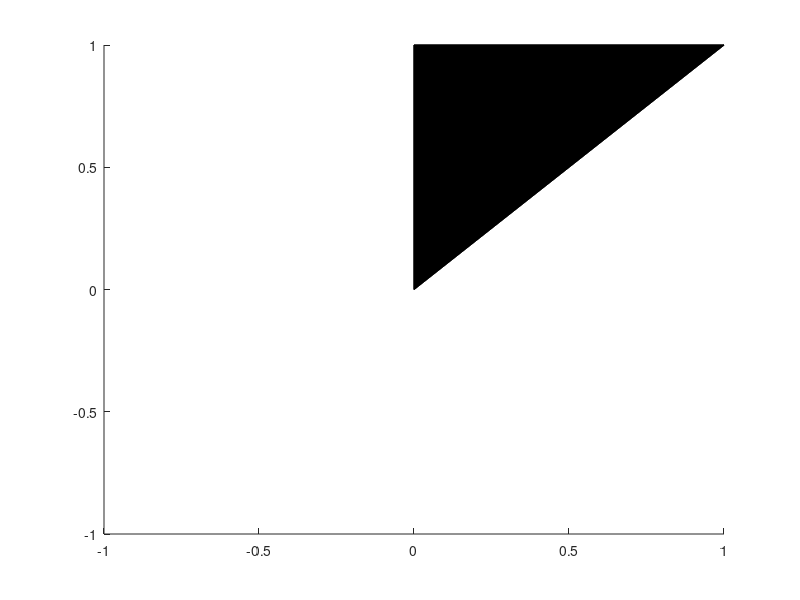

MATLAB code for this plot: (Note: this script raises an error after producing the figure.)
%% loop over depth and dip...one at a time...
close all
Ndep = 31;decdep = 1;Ndip = 21; decdip = 1;
patch1 = patch;
%{
patch1(1).wid = 20000;
patch1(2).wid = 20000;
patch1(3).wid = 20000;
patch1(4).wid = 20000;
patch1(5).wid = 20000;

patch1(1).dip = 123;
patch1(2).dip = 105;
patch1(3).dip = 91;
patch1(4).dip = 91;
patch1(5).dip = 95;
%}
N = length(patch);

%%

for i = 1:1:N
%% depth
%{
p = patch1;
pctdep = [];
%widset = patch1(i).wid + sign([1:Ndep]-round(Ndep/2)).*exp(abs([1:Ndep]-round(Ndep/2))/3.5)*1e3;
zset = patch(i).z + sign([1:Ndep]-round(Ndep/2)).*(exp(abs([1:Ndep]-round(Ndep/2))/3.5)-1)*200;%1000*([1:Ndep]-round(Ndep/2));
%zset(zset>0) = [];
%sset = patch(i).strike + sign([1:Ndip]-round(Ndip/2)).*(exp(abs([1:Ndip]-round(Ndip/2))/4.5)-1);

for dj = 1:1:length(zset)
    p(i).z = zset(dj);
    %p(i).strike = sset(dj);
    
    XSS=[]; YSS=[]; ZSS=[]; XBB=[]; YBB=[]; ZBB=[]; LLL=[]; WWW=[]; DIPP=[]; STRIKEE=[]; num_gridD=[];
    %figure
    for j = 1:1:num_sorc
        [xs,ys,zs,xb,yb,zb,ll,ww] = generate_grid(1, p(j), dw, dl, inc, 0);
        XSS = [XSS; xs];
        YSS = [YSS; ys];
        ZSS = [ZSS; zs];
        XBB = [XBB; xb];
        YBB = [YBB; yb];
        ZBB = [ZBB; zb];
        LLL = [LLL; ll];
        WWW = [WWW; ww];
        DIPP = [DIPP; zeros(size(xs))+patch(j).dip];
        STRIKEE = [STRIKEE; zeros(size(xs))+patch(j).strike];
        num_gridD = [num_gridD; length(xs)];
    end
    clear xs ys zs xb yb zb ll ww
    %write_inv('test.inv',XSS,YSS,ZSS,LLL,WWW,DIPP,STRIKEE,0,0,0,num_gridD);
    
    GreenPP = []; GreenAA = []; GreenGG = []; GreenOO = [];
    if num_des+num_asc ~= 0
        GreenPP = generate_green_p(XSS,YSS,ZSS,LLL,WWW,DIPP,STRIKEE,xP,yP,tpP,look,nu,fault_type);
    end
    if num_azi ~= 0
        GreenAA = generate_green_a(XSS,YSS,ZSS,LLL,WWW,DIPP,STRIKEE,xA,yA,tpA,phi,nu,fault_type,dat_az);
    end
    if num_gps ~= 0
        GreenGG = generate_green_g(XSS,YSS,ZSS,LLL,WWW,DIPP,STRIKEE,xG,yG,tpG,nu,fault_type,gps_type,dat_gps);
    end
    if num_gov ~= 0
        %[xOO,yOO,dOO,azOO,tpOO,sOO,dat_gov] = proj_gov2trace(patch,xO,yO,dO,azO,tpO,sO,dat_gov,300,800);
        GreenOO = generate_green_o(XSS,YSS,ZSS,LLL,WWW,DIPP,STRIKEE,xOO,yOO,azOO,tpOO,nu,fault_type);
    end
    Greenss = [GreenPP;GreenAA;GreenGG;GreenOO];
    
    SmoothH = Smooth;
    lbb = lb;
    ubb = ub;
    %{
    if SF ~= 0
        SmoothH = generate_smoothness(XSS,YSS,ZSS,LLL,WWW,STRIKEE,num_gridD,fault_type,SDF,SSEG,SID,SSID,0);
    end
    %}
    rmpp = [];
    if RMP == 1
        rmpp = generate_green_ramp(xP,yP,xA,yA,dat_ph,dat_az,dat_gps,dat_gov,100); 
    end
    
    Green_all3 = [Greenss rmpp; SmoothH/mean(max(SmoothH,[],2))*SF/size(SmoothH,1) zeros(size(SmoothH,1),size(rmpp,2))];
    for j = 1:1:length(W)
        Green_all3(j,:) = Green_all3(j,:)*W(j);
    end
    D_all3 = [W.*D; zeros(size(Green_all3,1)-size(D,1),1)];

    %{
    lbb = zeros(size(Green_all3,2),1)-PMAX;
    ubb = zeros(size(Green_all3,2),1)+PMAX;
    if PSC > 0
        lbb(1:sum(fault_type):end-size(rmp,2)) = 0;
    elseif PSC < 0
        ubb(1:sum(fault_type):end-size(rmp,2)) = 0;
    end
    if PDC > 0
        lbb(2:sum(fault_type):end-size(rmp,2)) = 0;
    elseif PDC < 0
        ubb(2:sum(fault_type):end-size(rmp,2)) = 0;
    end
    %}
    
    [U,resnorm,residual,exitflag] = lsqlin(Green_all3,D_all3,[],[],[],[],lbb,ubb);
    rmp3 = rmpp;
    Urmp3 = U(end-size(rmp3,2)+1:end);
    D_all3 = [W.*(D-rmp3*Urmp3); zeros(size(Green_all3,1)-size(D,1),1)];
    rmpp = generate_green_ramp(xP,yP,xA,yA,dat_ph,dat_az,dat_gps,dat_gov,1e6);
    Green_all3 = [Greenss rmpp; SmoothH/mean(max(SmoothH,[],2))*SF/size(SmoothH,1) zeros(size(SmoothH,1),size(rmpp,2))];
    for j = 1:1:length(W)
        Green_all3(j,:) = Green_all3(j,:)*W(j);
    end
    [U,resnorm,residual,exitflag] = lsqlin(Green_all3,D_all3,[],[],[],[],lbb,ubb);
    
    Urmp = U(end-size(rmp,2)+1:end);
    Us = U(1:2:end-size(rmp,2));
    Ud = U(2:2:end-size(rmp,2));
    %write_inv('test.inv',XSS,YSS,ZSS,LLL,WWW,DIPP,STRIKEE,Us,Ud,0,num_gridD);
    m = 2/3*log10(mu*(sqrt(sum(Us/100.*LL.*WW)^2+sum(Ud/100.*LL.*WW)^2)))-6.07;
    disp([num2str(dj),' Mw is ', num2str(m)]);
    
    ms = ([Greenss rmpp]*U-(D-rmp3*Urmp3)).^2;
    ms0 = D.^2;
    
    num_dat = [0;sum(dat_ph); sum(dat_az); sum(dat_gps); sum(dat_gov)];
    for j = 1:1:length(num_dat)-1
        if num_dat(j+1)~=0
            ms_i(j) = sum(ms(sum(num_dat(1:j))+1:sum(num_dat(1:j+1))));
            ms0_i(j) = sum(ms0(sum(num_dat(1:j))+1:sum(num_dat(1:j+1))));
            rms4(dj,j) = sqrt(sum(ms(sum(num_dat(1:j))+1:sum(num_dat(1:j+1))))/num_dat(j+1));
        else
            ms_i(j) = -1;
            ms0_i(j) = -1;
            rms4(dj,j) = -1;
        end
    end
    pctdep(dj,:) = 100*(ms0_i-ms_i)./ms0_i;
end

widset = zset;
%widset = sset;
figure
subplot(1,2,1)
plot(widset,pctdep(:,1),'b-x'), hold on,grid on
plot(widset,pctdep(:,2),'r-x')
plot(widset,pctdep(:,3),'m-x')
plot(widset,pctdep(:,4),'g-x')
plot(widset,sum(pctdep'/4),'k-o')
plot(widset,pctdep*[PW; AW; GW; OW],'k-x')

subplot(1,2,2)
plot(widset,rms4(:,1),'b-x'), hold on,grid on
plot(widset,rms4(:,2),'r-x')
plot(widset,rms4(:,3),'m-x')
plot(widset,rms4(:,4),'g-x')
plot(widset,sum(rms4'/4),'k-o')
plot(widset,rms4*[PW; AW; GW; OW],'k-x')
%}
%% dip
p = patch1;
pctdip = [];
dipset = patch1(i).dip + sign([1:Ndip]-round(Ndip/2)).*(exp(abs([1:Ndip]-round(Ndip/2))/3.5)-1);
for dipj = 1:1:Ndip
    p(i).dip = dipset(dipj);
    if p(i).dip == 90
        p(i).dip = 89.9;
    end
    
    XSS=[]; YSS=[]; ZSS=[]; XBB=[]; YBB=[]; ZBB=[]; LLL=[]; WWW=[]; DIPP=[]; STRIKEE=[]; num_gridD=[];
    %figure
    for j = 1:1:num_sorc
        [xs,ys,zs,xb,yb,zb,ll,ww] = generate_grid(1, p(j), dw, dl, inc, 0);
        XSS = [XSS; xs];
        YSS = [YSS; ys];
        ZSS = [ZSS; zs];
        XBB = [XBB; xb];
        YBB = [YBB; yb];
        ZBB = [ZBB; zb];
        LLL = [LLL; ll];
        WWW = [WWW; ww];
        DIPP = [DIPP; zeros(size(xs))+patch(j).dip];
        STRIKEE = [STRIKEE; zeros(size(xs))+patch(j).strike];
        num_gridD = [num_gridD; length(xs)];
    end
    clear xs ys zs xb yb zb ll ww
    
    GreenPP = []; GreenAA = []; GreenGG = []; GreenOO = [];
    if num_des+num_asc ~= 0
        GreenPP = generate_green_p(XSS,YSS,ZSS,LLL,WWW,DIPP,STRIKEE,xP,yP,tpP,look,nu,fault_type);
    end
    if num_azi ~= 0
        GreenAA = generate_green_a(XSS,YSS,ZSS,LLL,WWW,DIPP,STRIKEE,xA,yA,tpA,phi,nu,fault_type,dat_az);
    end
    if num_gps ~= 0
        GreenGG = generate_green_g(XSS,YSS,ZSS,LLL,WWW,DIPP,STRIKEE,xG,yG,tpG,nu,fault_type,gps_type,dat_gps);
    end
    if num_gov ~= 0
        %[xOO,yOO,dOO,azOO,tpOO,sOO,dat_gov] = proj_gov2trace(patch,xO,yO,dO,azO,tpO,sO,dat_gov,300,800);
        GreenOO = generate_green_o(XSS,YSS,ZSS,LLL,WWW,DIPP,STRIKEE,xOO,yOO,azOO,tpOO,nu,fault_type);
    end
    Greenss = [GreenPP;GreenAA;GreenGG;GreenOO];
    
    SmoothH = Smooth;
    %{
    SmoothH = [];
    if SF ~= 0
        SmoothH = generate_smoothness(XSS,YSS,ZSS,LLL,WWW,STRIKEE,num_gridD,fault_type,SDF,SSEG,SID,SSID,0);
    end
    %}
    rmpp = [];
    if RMP == 1
        rmpp = generate_green_ramp(xP,yP,xA,yA,dat_ph,dat_az,dat_gps,dat_gov,100); 
    end
    
    Green_all3 = [Greenss rmpp; SmoothH/mean(max(SmoothH,[],2))*SF/size(SmoothH,1) zeros(size(SmoothH,1),size(rmpp,2))];
    for j = 1:1:length(W)
        Green_all3(j,:) = Green_all3(j,:)*W(j);
    end
    D_all3 = [W.*D; zeros(size(Green_all3,1)-size(D,1),1)];
    
    lbb = zeros(size(Green_all3,2),1)-PMAX;
    ubb = zeros(size(Green_all3,2),1)+PMAX;
    if PSC > 0
        lbb(1:sum(fault_type):end-size(rmp,2)) = 0;
    elseif PSC < 0
        ubb(1:sum(fault_type):end-size(rmp,2)) = 0;
    end
    if PDC > 0
        lbb(2:sum(fault_type):end-size(rmp,2)) = 0;
    elseif PDC < 0
        ubb(2:sum(fault_type):end-size(rmp,2)) = 0;
    end
    
    [U,~,~,~] = lsqlin(Green_all3,D_all3,[],[],[],[],lbb,ubb);
    rmp3 = rmpp;
    Urmp3 = U(end-size(rmp3,2)+1:end);
    D_all3 = [W.*(D-rmp3*Urmp3); zeros(size(Green_all3,1)-size(D,1),1)];
    rmpp = generate_green_ramp(xP,yP,xA,yA,dat_ph,dat_az,dat_gps,dat_gov,1e6);
    Green_all3 = [Greenss rmpp; SmoothH/mean(max(SmoothH,[],2))*SF/size(SmoothH,1) zeros(size(SmoothH,1),size(rmpp,2))];
    for j = 1:1:length(W)
        Green_all3(j,:) = Green_all3(j,:)*W(j);
    end
    [U,resnorm,residual,exitflag] = lsqlin(Green_all3,D_all3,[],[],[],[],lbb,ubb);
    
    Urmp = U(end-size(rmp,2)+1:end);
    Us = U(1:2:end-size(rmp,2));
    Ud = U(2:2:end-size(rmp,2));
    %write_inv('test.inv',XSS,YSS,ZSS,LLL,WWW,DIPP,STRIKEE,Us,Ud,0,num_gridD);
    m = 2/3*log10(mu*(sqrt(sum(Us/100.*LL.*WW)^2+sum(Ud/100.*LL.*WW)^2)))-6.07;
    disp([num2str(dipj),' Mw is ', num2str(m)]);
    
    ms = ([Greenss rmpp]*U-(D-rmp3*Urmp3)).^2;
    ms0 = D.^2;
    
    num_dat = [0;sum(dat_ph); sum(dat_az); sum(dat_gps); sum(dat_gov)];
    for j = 1:1:length(num_dat)-1
        if num_dat(j+1)~=0
            ms_i(j) = sum(ms(sum(num_dat(1:j))+1:sum(num_dat(1:j+1))));
            ms0_i(j) = sum(ms0(sum(num_dat(1:j))+1:sum(num_dat(1:j+1))));
            rms5(dipj,j) = sqrt(sum(ms(sum(num_dat(1:j))+1:sum(num_dat(1:j+1))))/num_dat(j+1));
        else
            ms_i(j) = -1;
            ms0_i(j) = -1;
            rms5(dipj,j) = -1;
        end
    end
    pctdip(dipj,:) = 100*(ms0_i-ms_i)./ms0_i;

end
figure
subplot(1,2,1)
plot(dipset,pctdip(:,1),'b-x'), hold on,grid on
plot(dipset,pctdip(:,2),'r-x')
plot(dipset,pctdip(:,3),'m-x')
plot(dipset,pctdip(:,4),'g-x')
plot(dipset,sum(pctdip'/4),'k-o')
plot(dipset,pctdip*[PW; AW; GW; OW],'k-x')
subplot(1,2,2)
plot(dipset,rms5(:,1),'b-x'), hold on,grid on
plot(dipset,rms5(:,2),'r-x')
plot(dipset,rms5(:,3),'m-x')
plot(dipset,rms5(:,4),'g-x')
plot(dipset,sum(rms5'/4),'k-o')
plot(dipset,rms5*[PW; AW; GW; OW],'k-x')

end
                    